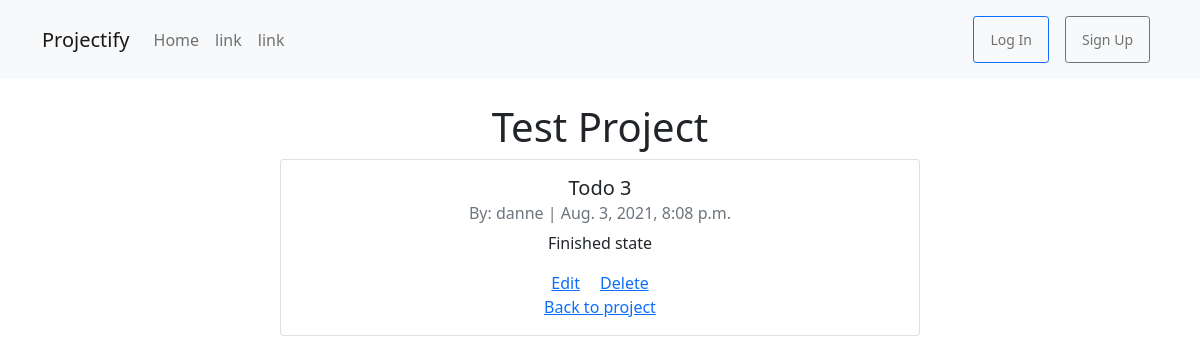
The page /projects/todo/3/detail/ on the database as committed earlier.
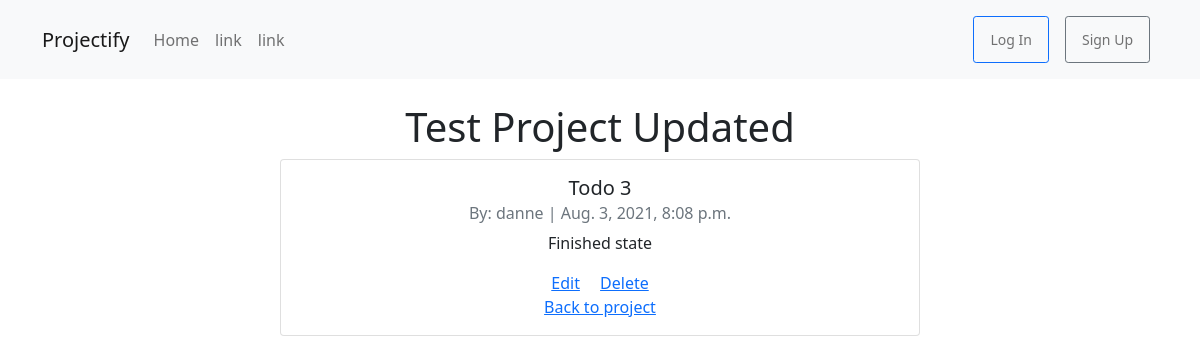
The same page on the database as committed later.
### projects/models.py (models this page shows, shortened)
class Todo(models.Model):
    project = models.ForeignKey(Project, on_delete=models.CASCADE, related_name='todos')
    title_todo = models.CharField(max_length=50)
    description_todo = models.TextField()
    creator_todo = models.ForeignKey(get_user_model(), on_delete=models.CASCADE)
    date_created_todo = models.DateTimeField(auto_now_add=True)
    state_todo = models.CharField(choices=[('Planning', 'Planning state'), ('Running', 'Running state'), ('Finished', 'Finnished state'),], default='Planning', max_length=20)

class Project(models.Model):
    title_project = models.CharField(max_length=50)
    description_project = models.TextField()
    creator_project = models.ForeignKey(get_user_model(), on_delete=models.CASCADE)
    date_created_project = models.DateTimeField(auto_now_add=True)
    def __str__(self):
        return self.title_project

### accounts/models.py (models this page shows)
class CustomUser(AbstractUser):
    first_name = models.CharField(max_length=20)
    last_name = models.CharField(max_length=20)
    age = models.PositiveIntegerField(null=True, blank=True)

### projects/views.py (the view)
# urls.py: path('todo/<int:pk>/detail/', TodoDetailView.as_view(), name='todo_detail'),
class TodoDetailView(DetailView):
    model = Todo
    template_name = 'projects/todos/todo_detail.html'

### templates/projects/todos/todo_detail.html (shortened to what this page needs)
{% extends 'base.html' %}
{% load crispy_forms_tags %}
{% block content %}
<br/>
<center>
<h1>{{ todo.project }}</h1>
<div class="card" style="width: 40rem;">
    <div class="card-body">
      <h5 class="card-title">{{ todo.title_todo }}</h5>
      <h6 class="card-subtitle mb-2 text-muted">By: {{ todo.creator_todo }} | {{ todo.date_created_todo }}</h6>
      <p class="card-text">{{ todo.description_todo }}</p>
      <a href="{% url 'todo_update' todo.pk %}" class="card-link">Edit</a>
      <a href="#" class="card-link">Delete</a>
      <br/>
      <a href="{% url 'project_detail' todo.project.pk %}" class="card-link">Back to project</a>
    </div>
  </div>
<br/>
{% endblock content %}

Rows that differ between the two databases and show on the page:
changed Todo "Todo 3": project "Test Project" → "Test Project Updated"
